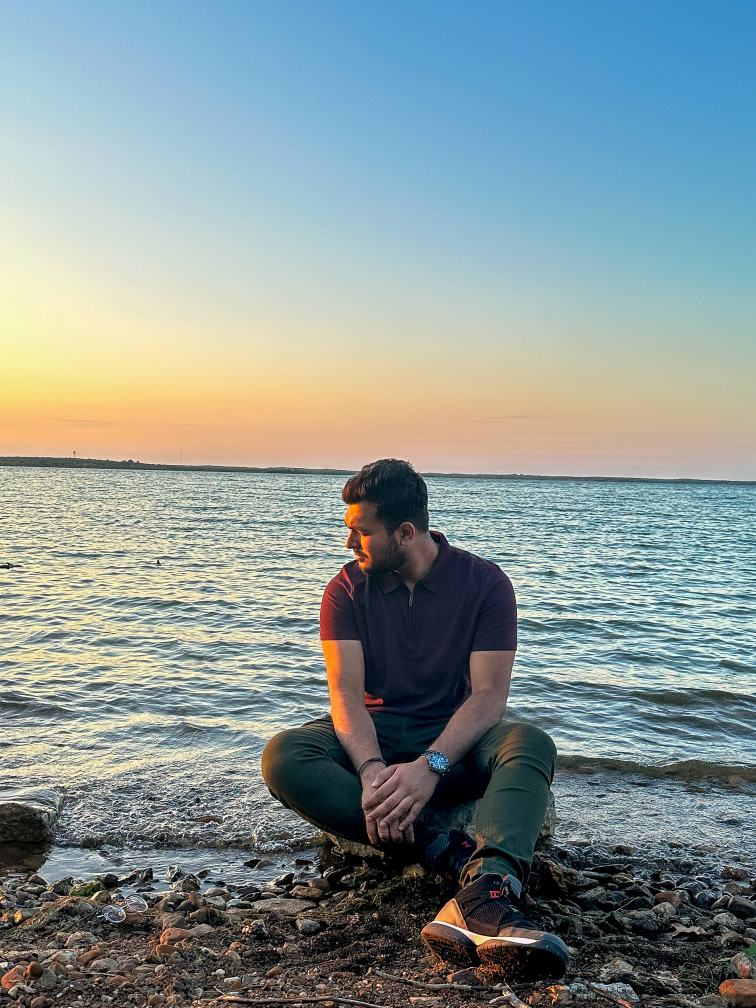
#> input picture IMG_0183.JPG, 3024 x 4032 px (shown at 1/4 size)
$ python main.py
#> lines starting #> are read from the running program, lines starting #| are printed output that depends on the picture
import cv2 as cv
import sys
img = cv.imread(cv.samples.findFile("IMG_0183.JPG"))
#> img is the input picture: shape (4032, 3024, 3); mean B, G, R 149.2, 149.9, 135.7

if img is None:
    sys.exit("Could not read the image.")

dimensions = img.shape
#> dimensions = (4032, 3024, 3)
print(dimensions)
#| (4032, 3024, 3)

percent = float(input("Reduce the quality of image to??? "))
#> the answer given: 3
percent = int(percent)

x = int((percent/100)*dimensions[1])
#> x = 90
y = int((percent/100)*dimensions[0])
#> y = 120

dsize = (x,y)
#> dsize = (90, 120)

res = cv.resize(img,dsize,interpolation = cv.INTER_AREA)
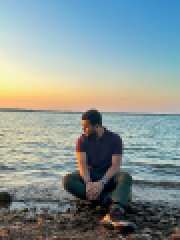
#> res: shape (120, 90, 3) (shown 2 times larger); mean B, G, R 149.2, 149.9, 135.7

cv.imshow('Reduced',res)
cv.waitKey(0)
cv.destroyAllWindows()
